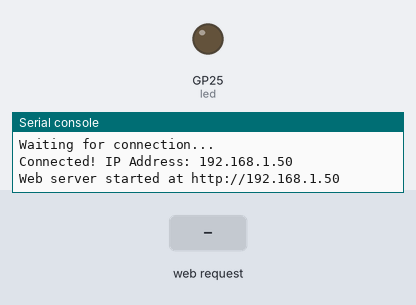
The program below on a simulated Raspberry Pi Pico running MicroPython. Shown: output pins drawn as LEDs (lit = HIGH), the last lines printed to the serial console. The test bench sets the inputs (shaded band). WiFi joins after 1.5 s; threads take turns every 2 ms.

Above: at 6.2 s.
6.3 s: HTTP request GET /sos received
At 8.6 s:
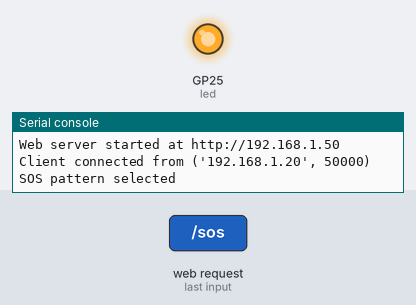
12.3 s: HTTP request GET /breathe received
Timing chart, 0 to 21.3 s (numbered marks = the images above; inputs shaded):
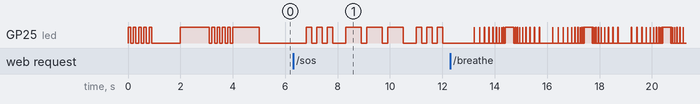

The program:

web_server.py
```python
import network
import socket
import time
from machine import Pin
import gc
from patterns import sos, heartbeat, breathe

# WiFi credentials - replace with your own
SSID = "Peace"
PASSWORD = "chocolatefreakR2D2!"

# Create LED object
led = Pin("LED", Pin.OUT)

# Global variables to track pattern state
current_pattern = None
running = False

def connect_to_wifi():
    """Connect to WiFi network"""
    wlan = network.WLAN(network.STA_IF)
    wlan.active(True)

    # Check if already connected
    if wlan.isconnected():
        print("Already connected to WiFi")
        return wlan

    # Flash LED quickly during connection attempt
    for _ in range(5):
        led.on()
        time.sleep(0.1)
        led.off()
        time.sleep(0.1)

    print(f"Connecting to WiFi: {SSID}...")
    wlan.connect(SSID, PASSWORD)

    # Wait for connection with timeout
    max_wait = 20
    while max_wait > 0:
        if wlan.isconnected():
            break
        max_wait -= 1
        print("Waiting for connection...")
        time.sleep(1)
        led.toggle()  # Blink LED while connecting

    # Check if connection successful
    if wlan.isconnected():
        ip = wlan.ifconfig()[0]
        print(f"Connected! IP Address: {ip}")
        # Blink LED rapidly to indicate successful connection
        for _ in range(5):
            led.on()
            time.sleep(0.1)
            led.off()
            time.sleep(0.1)
        return wlan
    else:
        print("Connection failed!")
        # Blink LED slowly to indicate failed connection
        for _ in range(3):
            led.on()
            time.sleep(0.5)
            led.off()
            time.sleep(0.5)
        return None

def start_pattern(pattern_name):
    """Start a specific LED pattern"""
    global current_pattern, running

    # Stop any current pattern
    running = False
    time.sleep(0.5)  # Give time for any running pattern to stop

    current_pattern = pattern_name
    if pattern_name != "off":
        running = True

def web_page():
    """Generate the web page with buttons for controlling LED patterns"""
    gc.collect()  # Free up memory before creating the HTML

    # Determine which pattern is active
    sos_selected = "selected" if current_pattern == "sos" else ""
    heartbeat_selected = "selected" if current_pattern == "heartbeat" else ""
    breathe_selected = "selected" if current_pattern == "breathe" else ""
    off_selected = "selected" if current_pattern == "off" else ""

    html = """<!DOCTYPE html>
<html>
<head>
    <title>Pico W LED Control</title>
    <meta name="viewport" content="width=device-width, initial-scale=1">
    <style>
        body { font-family: Arial; text-align: center; margin: 0px auto; padding-top: 30px; }
        .button {
            padding: 15px 20px;
            font-size: 24px;
            text-align: center;
            outline: none;
            color: #fff;
            background-color: #0f8a9d;
            border: none;
            border-radius: 5px;
            margin: 10px;
            cursor: pointer;
            transition: background-color 0.3s;
        }
        .button:hover { background-color: #0c7384; }
        .button:active { background-color: #0c6a79; }
        .selected { background-color: #2ebd71; }
        .container { max-width: 400px; margin: 0 auto; }
        h1 { color: #0f8a9d; }
    </style>
</head>
<body>
    <div class="container">
        <h1>Pico W LED Control</h1>
        <p>Control your Pico W LED patterns from anywhere on your network!</p>

        <a href="/sos"><button class="button %s">SOS Pattern</button></a>
        <a href="/heartbeat"><button class="button %s">Heartbeat</button></a>
        <a href="/breathe"><button class="button %s">Breathing Effect</button></a>
        <a href="/off"><button class="button %s">Turn Off</button></a>
    </div>
</body>
</html>
""" % (sos_selected, heartbeat_selected, breathe_selected, off_selected)
    return html

def run_web_server():
    """Start a web server to control LED patterns"""
    # Connect to WiFi first
    wlan = connect_to_wifi()
    if not wlan or not wlan.isconnected():
        print("Could not connect to WiFi. Check credentials and try again.")
        return

    # Get IP address
    ip = wlan.ifconfig()[0]

    # Create socket
    addr = socket.getaddrinfo('0.0.0.0', 80)[0][-1]
    s = socket.socket()
    s.setsockopt(socket.SOL_SOCKET, socket.SO_REUSEADDR, 1)
    s.bind(addr)
    s.listen(5)
    print(f"Web server started at http://{ip}")

    # Turn LED on briefly to indicate server is running
    led.on()
    time.sleep(1)
    led.off()

    # Pattern control thread
    import _thread

    def pattern_controller():
        global running, current_pattern

        while True:
            if running:
                if current_pattern == "sos":
                    sos()
                elif current_pattern == "heartbeat":
                    heartbeat()
                elif current_pattern == "breathe":
                    breathe()
            else:
                time.sleep(0.1)  # Reduce CPU usage when not running a pattern

    # Start pattern controller in a separate thread
    _thread.start_new_thread(pattern_controller, ())

    # Web server main loop
    while True:
        try:
            cl, addr = s.accept()
            print('Client connected from', addr)
            request = cl.recv(1024)
            request = str(request)

            # Process requests
            if request.find('/sos') > 0:
                start_pattern("sos")
                print("SOS pattern selected")
            elif request.find('/heartbeat') > 0:
                start_pattern("heartbeat")
                print("Heartbeat pattern selected")
            elif request.find('/breathe') > 0:
                start_pattern("breathe")
                print("Breathing pattern selected")
            elif request.find('/off') > 0:
                start_pattern("off")
                led.off()
                print("LED turned off")

            # Send response
            response = web_page()
            cl.send('HTTP/1.0 200 OK\r\nContent-type: text/html\r\n\r\n')
            cl.send(response)
            cl.close()

        except OSError as e:
            print('Connection error:', e)
            cl.close()
            print('Connection closed')

        except KeyboardInterrupt:
            print("Keyboard interrupt")
            break

    # Clean up
    s.close()
    led.off()
    print("Web server stopped")

# Main execution
if __name__ == "__main__":
    print("Starting Pico W Web Server...")
    # This will run forever and not return to the REPL
    try:
        run_web_server()
    except KeyboardInterrupt:
        print("Web server stopped by user")
        led.off()
    except Exception as e:
        print(f"Error: {e}")
        # Error pattern - three slow blinks
        for _ in range(3):
            led.on()
            time.sleep(0.5)
            led.off()
            time.sleep(0.5)
```

patterns.py
```python
from machine import Pin
from utime import sleep_ms

led = Pin("LED", Pin.OUT)

def sos():
    """SOS pattern in Morse code"""
    # S: three short blinks
    for _ in range(3):
        led.on()
        sleep_ms(200)
        led.off()
        sleep_ms(200)
    sleep_ms(300)  # gap between letters

    # O: three long blinks
    for _ in range(3):
        led.on()
        sleep_ms(600)
        led.off()
        sleep_ms(200)
    sleep_ms(300)  # gap between letters

    # S: three short blinks again
    for _ in range(3):
        led.on()
        sleep_ms(200)
        led.off()
        sleep_ms(200)
    sleep_ms(1000)  # longer pause before repeating

def heartbeat():
    """Simulates a heartbeat pattern"""
    led.on()
    sleep_ms(100)
    led.off()
    sleep_ms(100)
    led.on()
    sleep_ms(100)
    led.off()
    sleep_ms(700)  # pause between beats

def breathe():
    """LED breathing effect simulated with delays"""
    # On Pico W, the onboard LED is tied to GPIO 25 but needs special handling
    # We'll simulate the breathing effect with varying delays instead of PWM

    # Fade in (gradually decreasing off time)
    for i in range(10, 0, -1):
        led.on()
        sleep_ms(10)
        led.off()
        sleep_ms(i * 20)

    # Full brightness
    led.on()
    sleep_ms(300)

    # Fade out (gradually increasing off time)
    for i in range(1, 11):
        led.on()
        sleep_ms(10)
        led.off()
        sleep_ms(i * 20)

    sleep_ms(300)  # pause before next pattern

# Only execute patterns when this file is run directly (not when imported)
if __name__ == "__main__":
    print("LED patterns starting...")
    try:
        while True:
            print("SOS pattern")
            for _ in range(3):
                sos()

            print("Heartbeat pattern")
            for _ in range(10):
                heartbeat()

            print("Breathing pattern")
            for _ in range(3):
                breathe()

    except KeyboardInterrupt:
        led.off()
        print("Pattern stopped.")
```

Measured:
- after the input at 6.3 s, GP25 (led): LOW → HIGH after 0.51 s, → LOW 0.20 s later, → HIGH 0.20 s later, → LOW 0.20 s later, … (18 changes in this stretch)
